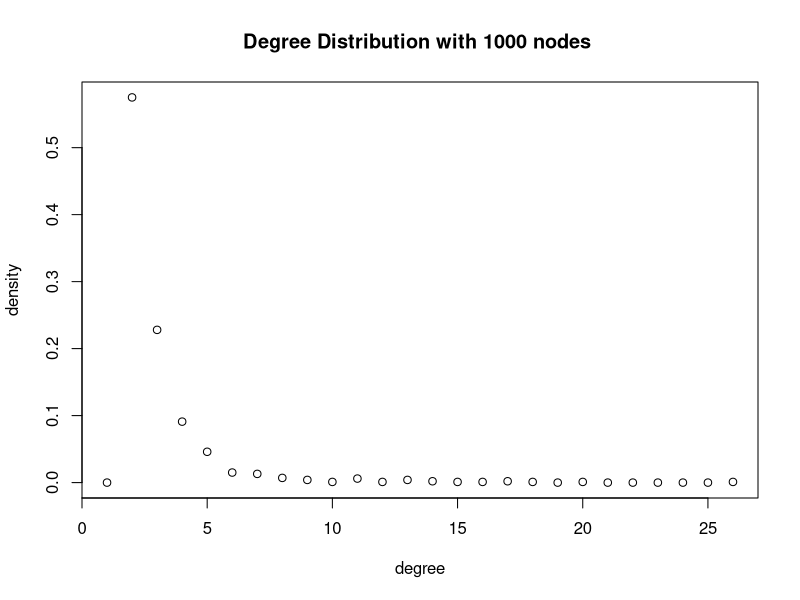
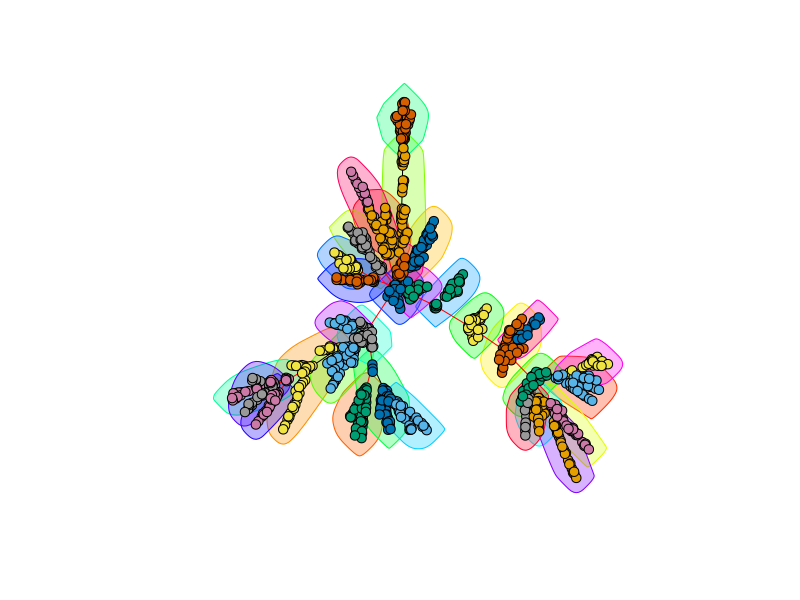
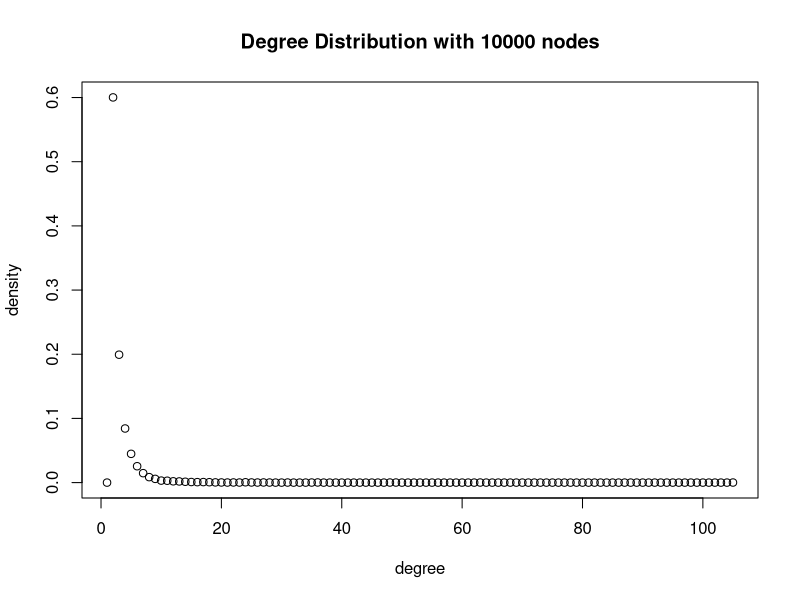
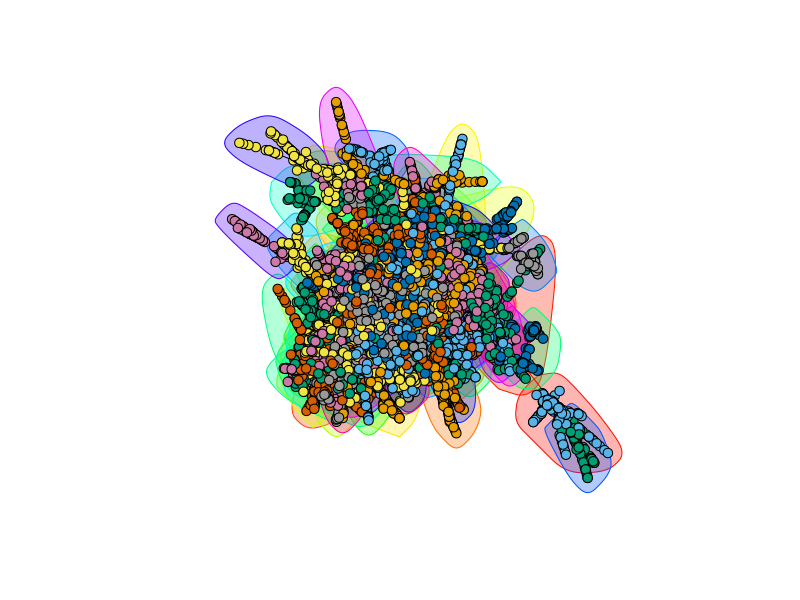
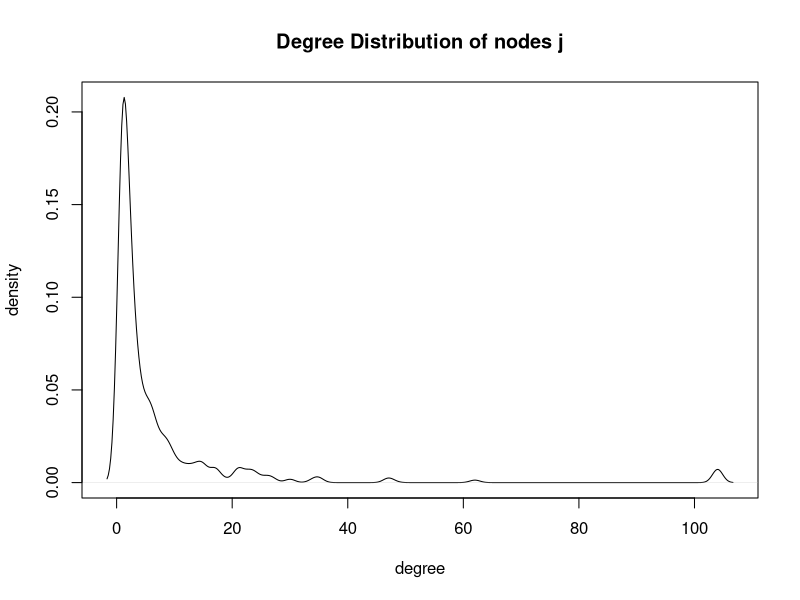

The R script that drew these images, in order:
library(igraph)
#(a)

g <- barabasi.game(1000, directed=FALSE)
pdf("p2_1.pdf")
plot(degree_distribution(g), main = "Degree Distribution with 1000 nodes ", xlab="degree", ylab="density")
dev.off()
Diameter=Connectivity=numeric(0)
for (i in 1:100){
  g = barabasi.game(1000, directed=FALSE)
  Diameter = c(Diameter, diameter(g))
  Connectivity = c(Connectivity, is.connected(g))
}
Dia_avg = mean(Diameter)
Con_avg = mean(Connectivity)
print(paste("average diameter: ", Dia_avg))
print(paste("Connectivity: ", Con_avg))

#(b)
clu <- clusters(g)
gcc <- which.max(clu$csize)
nonGcc <- (1:vcount(g))[clu$membership != gcc]
structure <- cluster_fast_greedy(delete.vertices(g,nonGcc))
pdf("p2_2_.pdf")
#plot(structure, g, col = membership(structure),mark.groups = communities(structure), edge.color = c("black", "red")[crossing(structure,g) + 1],vertex.label=NA)
plot(structure, g, layout=layout.fruchterman.reingold(g, niter=10000), col = membership(structure),mark.groups = communities(structure), edge.color = c("black", "red")[crossing(structure,g) + 1],vertex.label=NA, vertex.size=5)
dev.off()
print(paste("length: ", length(structure)))
print(paste("modularity: ", modularity(structure)))

#(c)
g <- barabasi.game(10000, directed=FALSE)
pdf("p2_3.pdf")
plot(degree_distribution(g), main = "Degree Distribution with 10000 nodes", xlab="degree", ylab="density")
dev.off()
print(paste("diameter: ", diameter(g)))
clu <- clusters(g)
gcc <- which.max(clu$csize)
nonGcc <- (1:vcount(g))[clu$membership != gcc]
structure <- cluster_fast_greedy(delete.vertices(g,nonGcc))
pdf("p2_4_.pdf")
plot(structure, g, layout=layout.fruchterman.reingold(g, niter=10000), col = membership(structure),mark.groups = communities(structure), edge.color = c("black", "red")[crossing(structure,g) + 1],vertex.label=NA, vertex.size=5)
#plot(structure, g, col = membership(structure),mark.groups = communities(structure), edge.color = c("black", "red")[crossing(structure,g) + 1],vertex.label=NA)
dev.off()
print(paste("length: ", length(structure)))
print(paste("modularity: ", modularity(structure)))

#(d)
d <- numeric(0)
for(i in 1:1000){
	rand <- sample(1000, 1)
	nb <- sample(neighbors(g, rand),1)
	d = c(d, degree(g, nb))
}
pdf("p2_5.pdf")
plot(density(d), main = "Degree Distribution of nodes j", xlab="degree", ylab="density")
dev.off()


